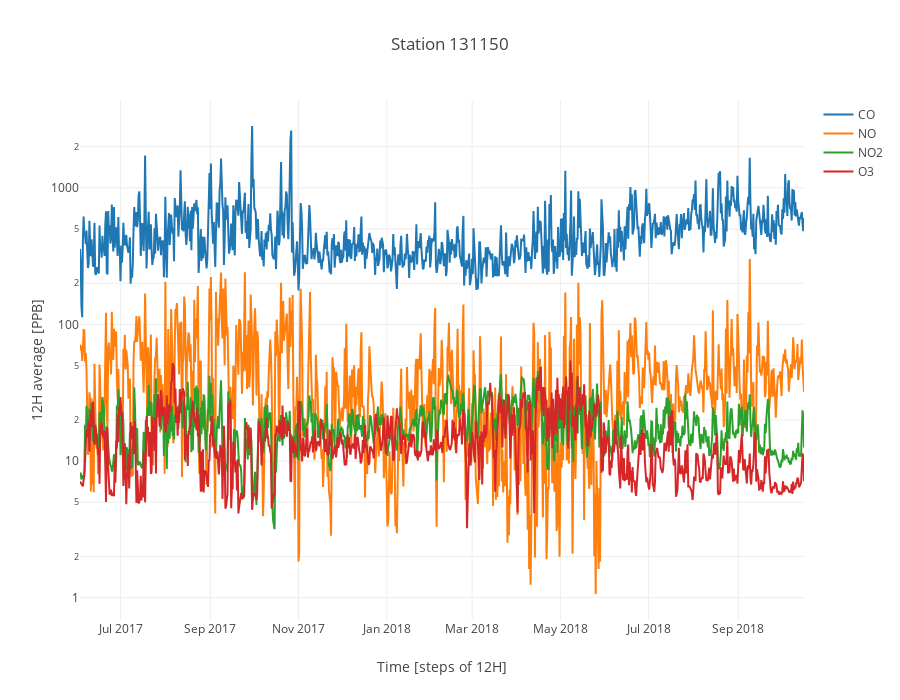

Write notebook code for a chart like this one.
### Markdown cell above
## Plotting with Plotly

### Code cell
data = []
for sl, df in sorted(dfs_resampled.items()):
    data.append(go.Scatter(x=df.index, 
                           y=getattr(df, f"{sl}_ts"),  # get data attribute of DataFrame
                           name=sl))  # latex doesn't work right now for plotly for some reason... 

# setting layout options
layout = go.Layout(showlegend=True, title=f"Station {stationID}", width=900, height=700)

# creating figure object
fig = go.Figure(data=data, layout=layout)

# cosmetics
fig.layout.yaxis.update({'title': f"{resample_rule} average [PPB]", 'type': "log"})
fig.layout.xaxis.update({'title': f"Time [steps of {resample_rule}]"})

# actual plotting
iplot(fig)

### Figure 1 — Plotly figure (JSON) as saved in the notebook; plotly's stock layout.template omitted (floating-point values rounded to 4 significant figures; data arrays with more than 128 entries replaced by an {"elided": "..."} marker saying what was removed)
{"data": [{"name": "CO", "type": "scatter", "uid": "121e8856-d144-11e8-a8a5-ac7ba1963575", "x": {"elided": "1002 str values"}, "y": {"elided": "1002 float values"}}, {"name": "NO", "type": "scatter", "uid": "121e8aa4-d144-11e8-a8a5-ac7ba1963575", "x": {"elided": "1002 str values"}, "y": {"elided": "1002 float values"}}, {"name": "NO2", "type": "scatter", "uid": "121e8bbc-d144-11e8-a8a5-ac7ba1963575", "x": {"elided": "1002 str values"}, "y": {"elided": "1002 float values"}}, {"name": "O3", "type": "scatter", "uid": "121e8c98-d144-11e8-a8a5-ac7ba1963575", "x": {"elided": "1002 str values"}, "y": {"elided": "1002 float values"}}], "layout": {"height": 700, "showlegend": true, "title": "Station 131150", "width": 900, "xaxis": {"title": "Time [steps of 12H]"}, "yaxis": {"title": "12H average [PPB]", "type": "log"}}}
